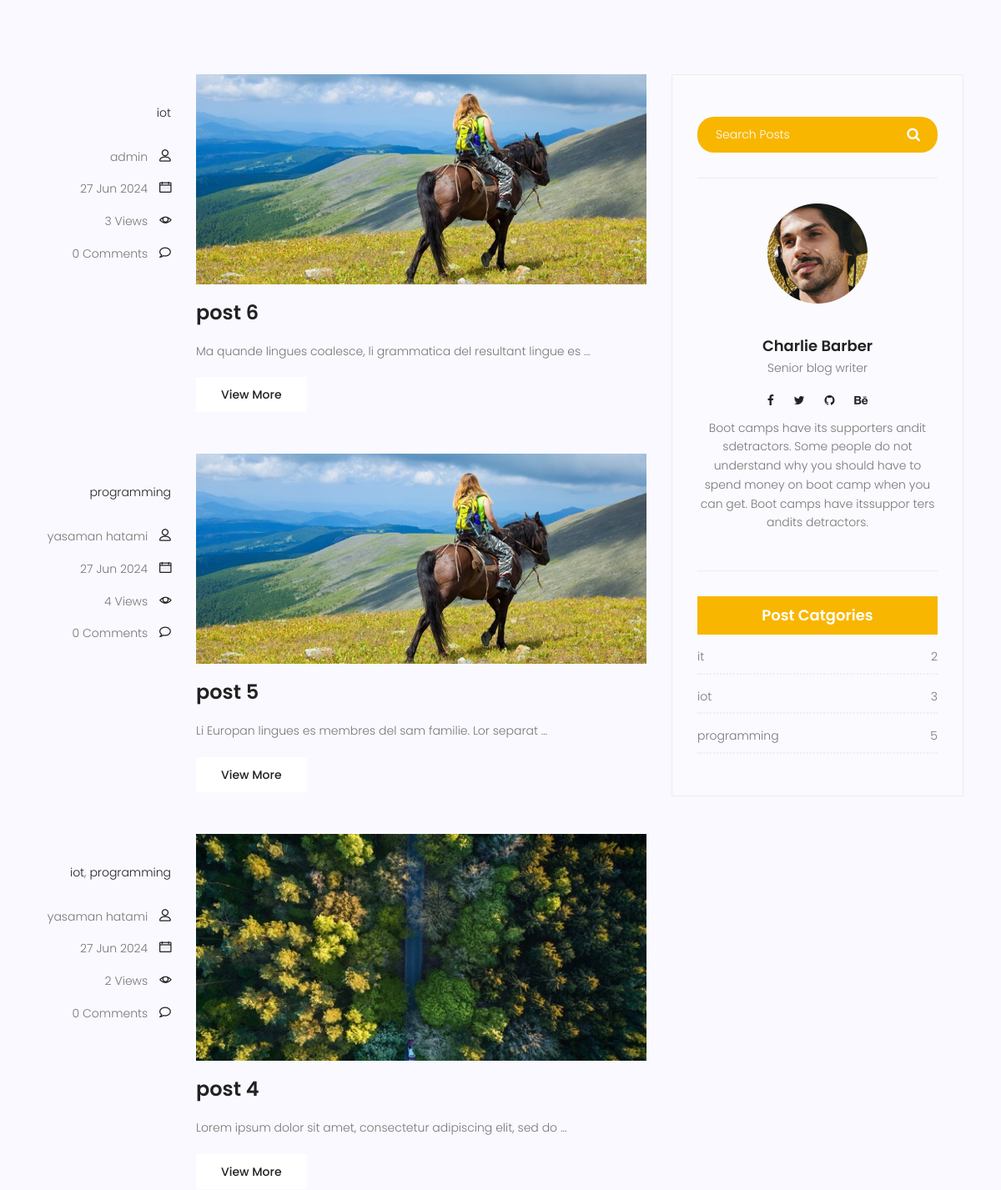
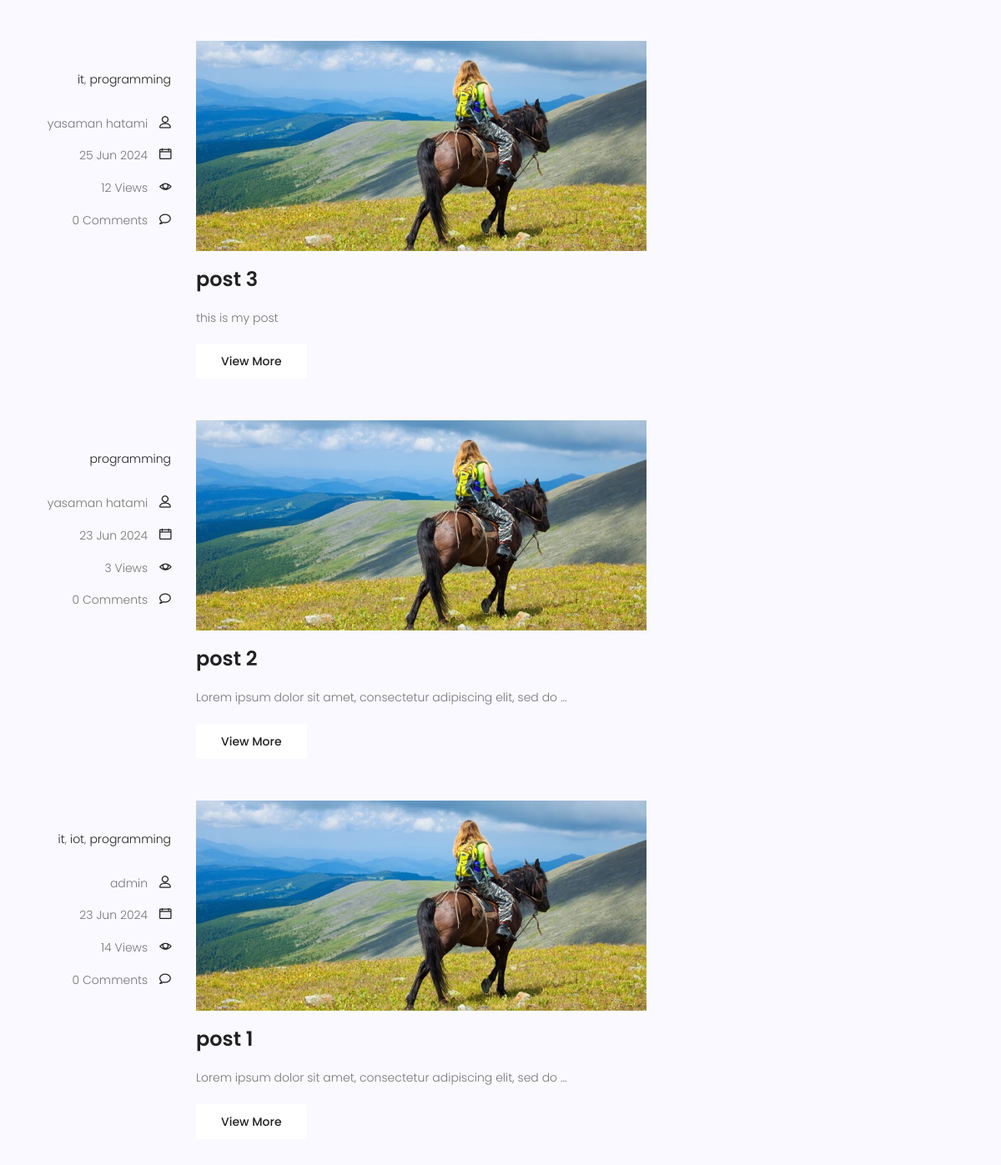
Page /blog/search/ (middle part) on the earlier database version (2 pictures, top to bottom).
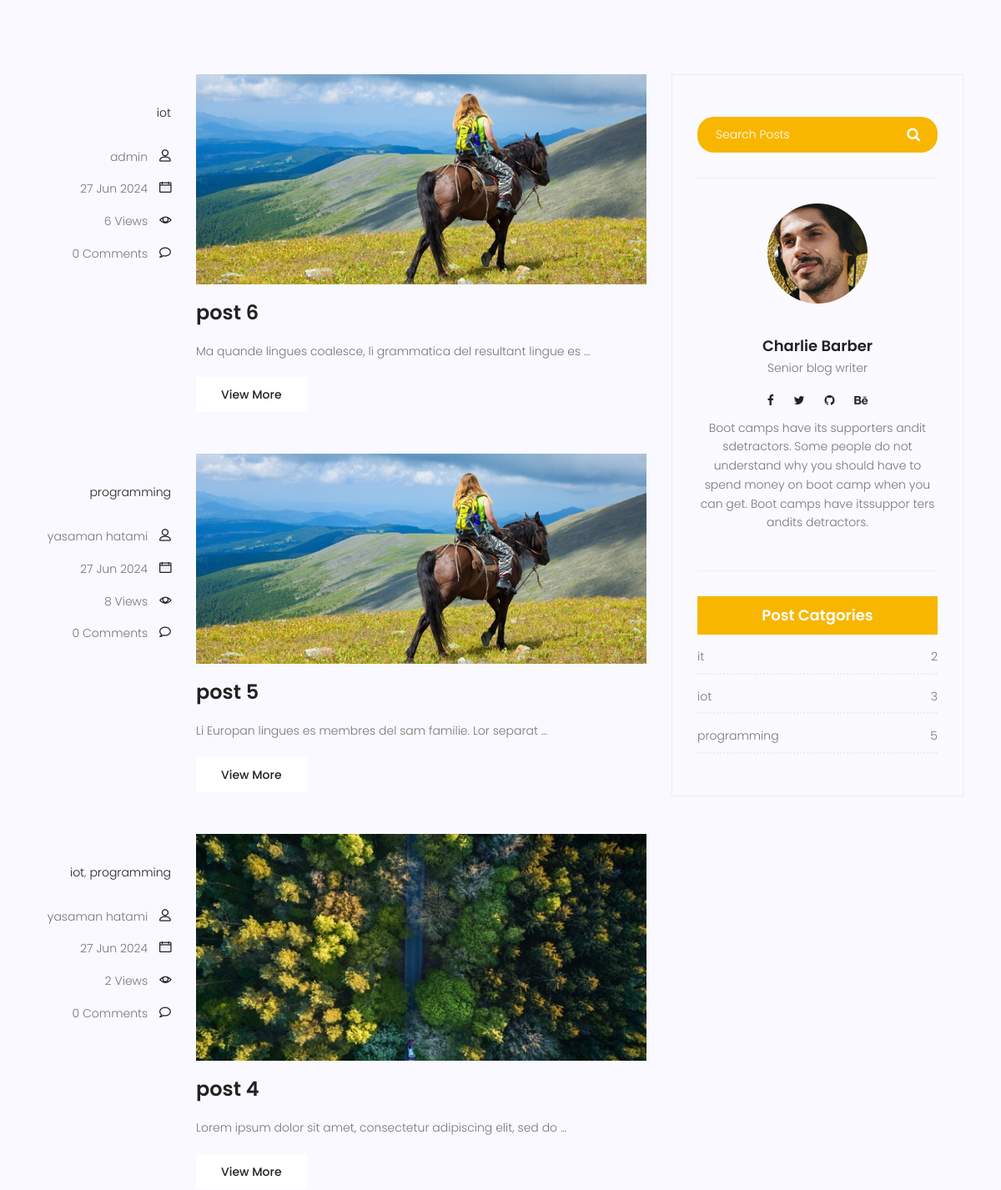
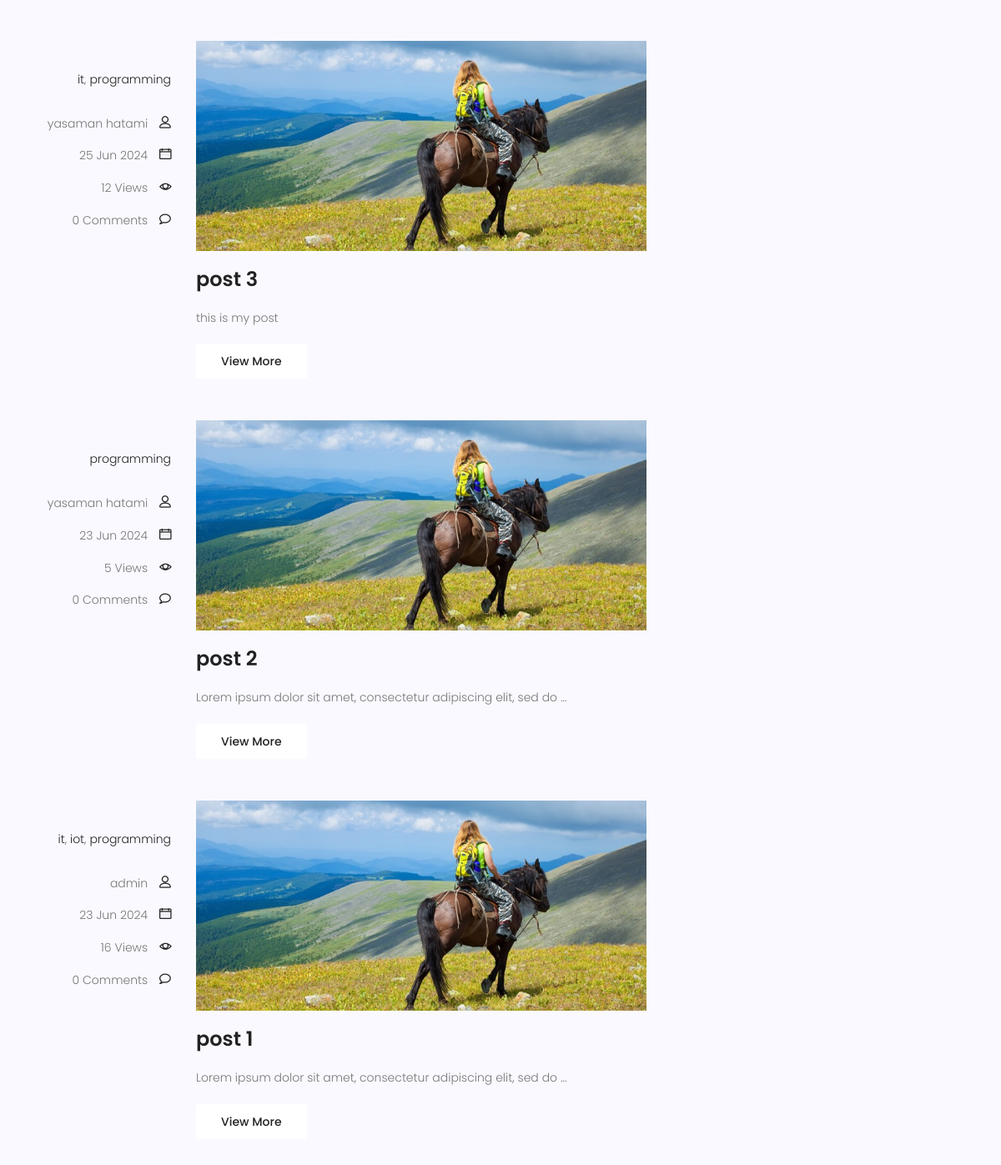
Same page on the later database version (2 pictures, top to bottom).
### blog/models.py (models this page shows, shortened)
class Post(models.Model):
    id = models.IntegerField(primary_key=True)
    image=models.ImageField(upload_to='blog/',default='blog/default.jpg')
    author=models.ForeignKey(User, on_delete=models.SET_NULL,null=True)
    title=models.CharField(max_length=225)
    content=models.TextField()
    tags = TaggableManager()
    category=models.ManyToManyField(category)
    counted_views= models.IntegerField(default=0)
    status=models.BooleanField(default=False)
    published_date=models.DateTimeField(null=True)
    created_date=models.DateTimeField(auto_now_add=True)
    updated_date=models.DateTimeField(auto_now=True)#2024-03-30 11:10:56.530638
    class Meta:
        ordering=['-published_date']

### blog/views.py (the view)
# urls.py: path('search/',blog_search,name='search')
def blog_search(request):
    posts=Post.objects.filter(published_date__lte=timezone.now(),status=1)
    if request.method == "GET":
        if s:=request.GET.get('s'):
            posts=posts.filter(content__contains=s)
    context={'posts':posts}
    return render(request,'blog/blog-home.html',context)

### blog/models.py (called while the page is built)
    def __str__(self):
        return self.name

### blog/templatetags/blog_tags.py (called while the page is built)
@register.simple_tag(name='comments_count')
def function(pid):
    return Comment.objects.filter(post=pid,approved=True).count()

@register.inclusion_tag('blog/blog-post-categories.html')
def postcategories():
    posts=Post.objects.filter(status=1)
    categories=category.objects.all()
    cat_dict={}
    for name in categories:
        cat_dict[name]=posts.filter(category=name).count()
    return {'categories':cat_dict}

### templates/blog/blog-home.html (shortened to what this page needs)
{%extends 'base.html'%}
{%load static%}
{% load blog_tags %}
{%block content%}
<section class="top-category-widget-area pt-90 pb-90 ">
</section>
<section class="post-content-area">
	<div class="container">
		<div class="row">
			<div class="col-lg-8 posts-list">
				{%for post in posts%}
				<div class="single-post row">
					<div class="col-lg-3  col-md-3 meta-details">
						<ul class="tags">
							{%for cat in post.category.all%}
						<li><a href='{% url "blog:category" cat_name=cat.name %}'>{{cat.name}}</a>{% if not forloop.last %}, {% endif %}</li>
							{%endfor%}
						</ul>
						<div class="user-details row">
							<p class="user-name col-lg-12 col-md-12 col-6"><a href="{% url 'blog:author' author_username=post.author.username %}">{{post.author.get_full_name}}</a> <span
									class="lnr lnr-user"></span></p>
							<p class="date col-lg-12 col-md-12 col-6"><a href="#">{{post.published_date|date:'d M Y'}}</a> <span
									class="lnr lnr-calendar-full"></span></p>
							<p class="view col-lg-12 col-md-12 col-6"><a href="#">{{post.counted_views}} Views</a> <span
									class="lnr lnr-eye"></span></p>
							<p class="comments col-lg-12 col-md-12 col-6"><a href="#">{% comments_count post.id %} Comments</a> <span
									class="lnr lnr-bubble"></span></p>
						</div>
					</div>
					<div class="col-lg-9 col-md-9 ">
						<div class="feature-img">
							<img class="img-fluid" src="{{post.image.url}}" alt="">
						</div>
						<a class="posts-title" href="{% url 'blog:single' post.id %}">
							<h3>{{post.title}}</h3>
						</a>
						<p class="excert">
							{{post.content|truncatewords:10}}
						</p>
						<a href="{% url 'blog:single' post.id %}" class="primary-btn">View More</a>
					</div>
				</div>
				{%endfor%}
			</div>
			<div class="col-lg-4 sidebar-widgets">
				<div class="widget-wrap">
					{% include 'blog/blog-search.html' %}
					{% include 'blog/blog-writer.html' %}
					{% postcategories %}
				</div>
			</div>
		</div>
	</div>
</section>
{% endblock %}

Differences in the rows shown:
changed Post "post 6": counted_views "3" → "6"
changed Post "post 5": counted_views "4" → "8"
changed Post "post 2": counted_views "3" → "5"
changed Post "post 1": counted_views "14" → "16"
